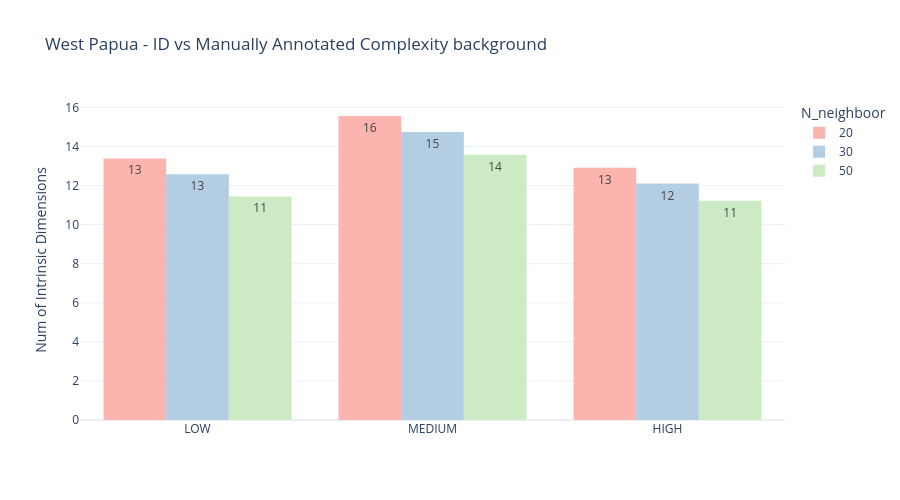

Notebook source saved alongside this figure:
### Code cell
## plot 
fig = px.histogram(
    df_melted,
    x="Group",          # categories on x-axis
    y="Value",          # numeric values on y-axis
    color="N_neighboor",
    barmode="group",
  ##  orientation="v",
    text_auto='.2s',
    color_discrete_sequence=px.colors.qualitative.Pastel1,  # palette
    title="West Papua - ID vs Manually Annotated Complexity background",
)

fig.update_layout(
    xaxis_title=None,
    yaxis_title="Num of Intrinsic Dimensions",
    template="plotly_white",
    width=900,
    height=500
)

fig.show()

### Figure 1 — Plotly figure (JSON) as saved in the notebook; plotly's stock layout.template omitted (floating-point values rounded to 4 significant figures)
{"data": [{"alignmentgroup": "True", "bingroup": "x", "histfunc": "sum", "hovertemplate": "N_neighboor=20<br>Group=%{x}<br>sum of Value=%{y}<extra></extra>", "legendgroup": "20", "marker": {"color": "rgb(251,180,174)", "pattern": {"shape": ""}}, "name": "20", "offsetgroup": "20", "orientation": "v", "showlegend": true, "texttemplate": "%{value:.2s}", "type": "histogram", "x": ["LOW", "MEDIUM", "HIGH"], "xaxis": "x", "y": [13.38, 15.56, 12.91], "yaxis": "y"}, {"alignmentgroup": "True", "bingroup": "x", "histfunc": "sum", "hovertemplate": "N_neighboor=30<br>Group=%{x}<br>sum of Value=%{y}<extra></extra>", "legendgroup": "30", "marker": {"color": "rgb(179,205,227)", "pattern": {"shape": ""}}, "name": "30", "offsetgroup": "30", "orientation": "v", "showlegend": true, "texttemplate": "%{value:.2s}", "type": "histogram", "x": ["LOW", "MEDIUM", "HIGH"], "xaxis": "x", "y": [12.58, 14.74, 12.1], "yaxis": "y"}, {"alignmentgroup": "True", "bingroup": "x", "histfunc": "sum", "hovertemplate": "N_neighboor=50<br>Group=%{x}<br>sum of Value=%{y}<extra></extra>", "legendgroup": "50", "marker": {"color": "rgb(204,235,197)", "pattern": {"shape": ""}}, "name": "50", "offsetgroup": "50", "orientation": "v", "showlegend": true, "texttemplate": "%{value:.2s}", "type": "histogram", "x": ["LOW", "MEDIUM", "HIGH"], "xaxis": "x", "y": [11.44, 13.57, 11.22], "yaxis": "y"}], "layout": {"barmode": "group", "height": 500, "legend": {"title": {"text": "N_neighboor"}, "tracegroupgap": 0}, "title": {"text": "West Papua - ID vs Manually Annotated Complexity background"}, "width": 900, "xaxis": {"anchor": "y", "domain": [0, 1], "title": {}}, "yaxis": {"anchor": "x", "domain": [0, 1], "title": {"text": "Num of Intrinsic Dimensions"}}}}
